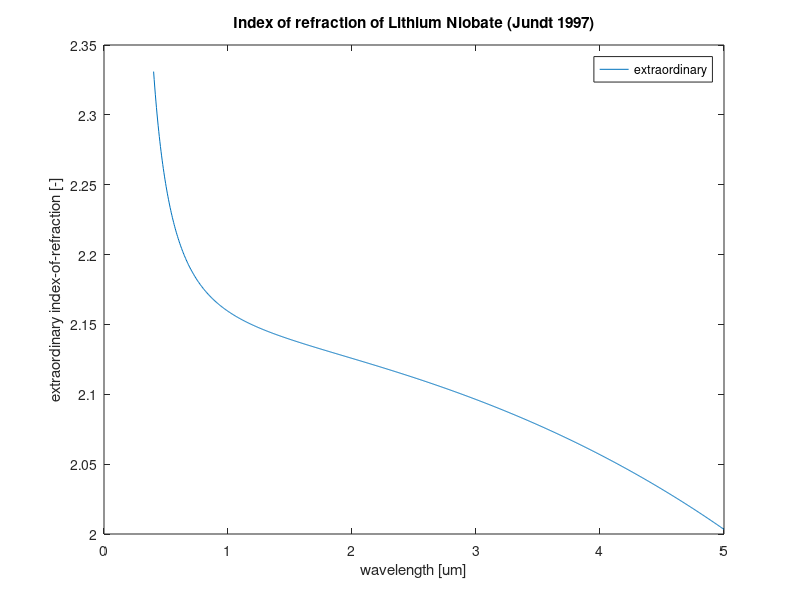
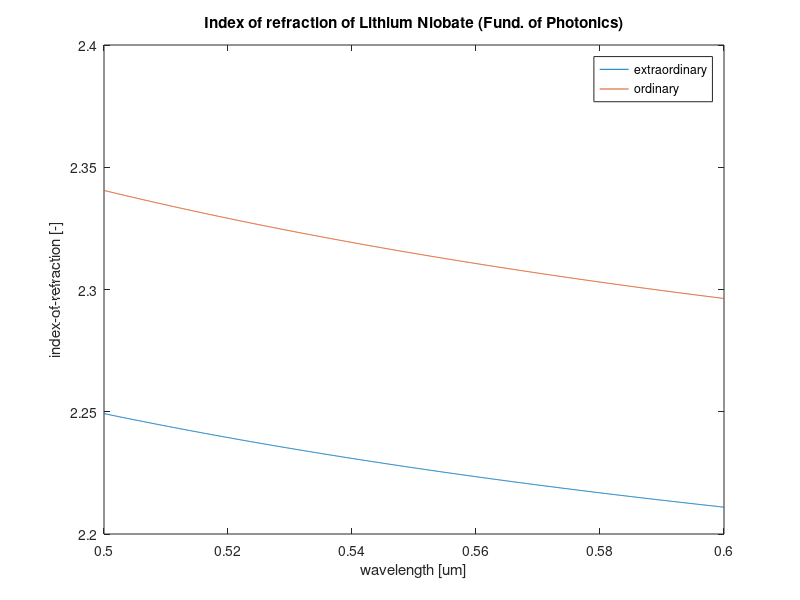
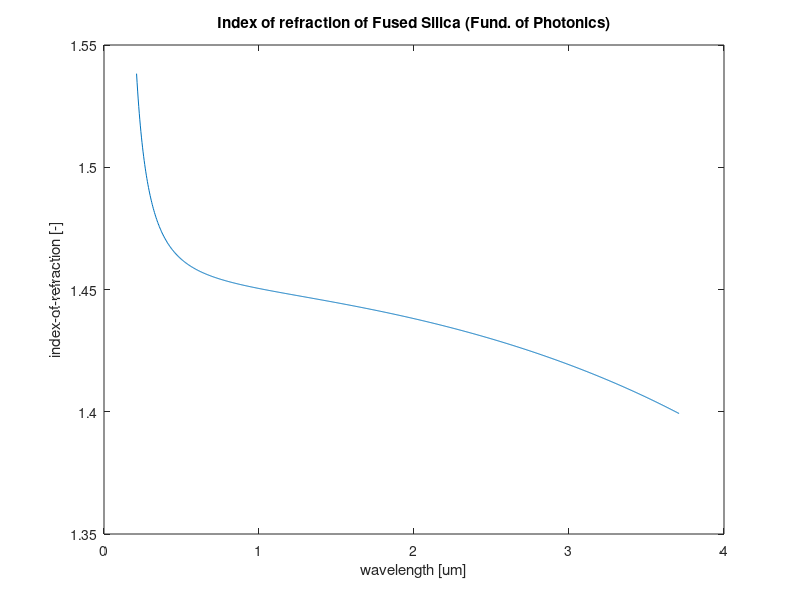
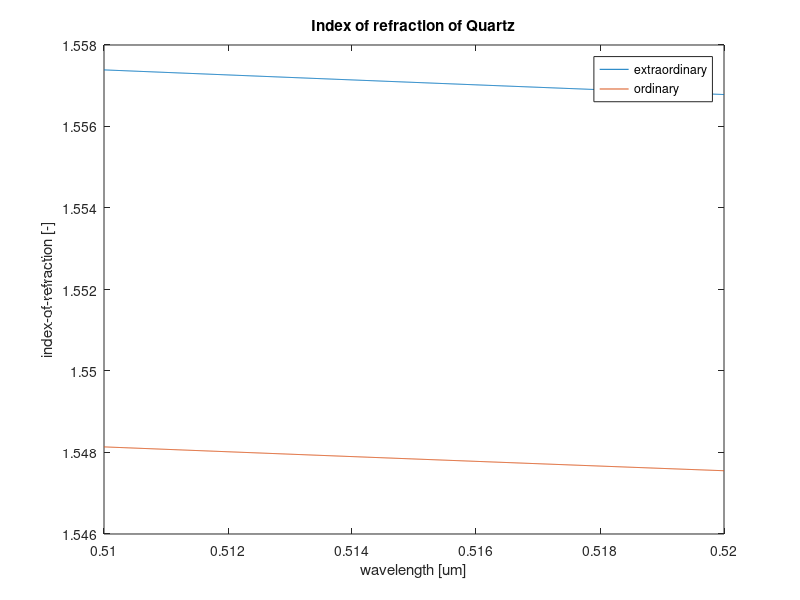

The MATLAB script that drew these images, in order:
%% Lithium Niobate (LiNbO_3)
% This equation is from Jundt, 15 October 1997

f = @(T) (T-24.5)/(T+570.82);

a1 = 5.35583;
a2 = 0.100473;
a3 = 0.20692;
a4 = 100;
a5 = 11.34927;
a6 = 1.5334e-2;
b1 = 4.629e-7;
b2 = 3.862e-8;
b3 = -0.89e-8;
b4 = 2.657e-5;

% this is accurate between T = [20,250] deg C, and lambda = [.4,5] um
ne = @(l,T) sqrt(a1 + b1*f(T) + (a2+b2*f(T))./((l).^2-(a3+b3*f(T)).^2) + ...
    (a4+b4*f(T))./((l).^2-a5^2) - a6*(l).^2);
% note: temperature dependence is extremely small

% example figure
lambda = linspace(.400,5.000,1000);
figure; plot(lambda,ne(lambda,20));
xlabel('wavelength [um]');
ylabel('extraordinary index-of-refraction [-]');
title('Index of refraction of Lithium Niobate (Jundt 1997)');
legend('extraordinary');

%% Lithium Niobate (LiNbO_3)
% This is from fundamentals of photonics 2e

% this is "valid" for lambda = [.4,3.1] um at room temperature
ne = @(l) sqrt(2.3247 + 2.2565*l.^2./(l.^2-0.210^2) + 14.503*l.^2./(l.^2-25.915^2));
no = @(l) sqrt(2.3920 + 2.5112*l.^2./(l.^2-0.217.^2) + 7.1333*l.^2/(l.^2-16.502.^2));

% lambda = linspace(.400,3.100,1000);
lambda = linspace(.500,0.600,1000);
figure; plot(lambda,ne(lambda),lambda,no(lambda));
xlabel('wavelength [um]');
ylabel('index-of-refraction [-]');
title('Index of refraction of Lithium Niobate (Fund. of Photonics)');
legend('extraordinary','ordinary');

%% Fused Silica
% This is from fundamentals of photonics 2e

% this is "valid" for lambda = [.21,3.71] um at room temperature
n = @(l) sqrt(1 + 0.6962*l.^2./(l.^2-0.06840^2) + 0.4079*l.^2./(l.^2-0.1162^2) + ...
    0.8975*l.^2./(l.^2-9.8962^2));
lambda = linspace(.210,3.710,1000);
figure; plot(lambda,n(lambda));
xlabel('wavelength [um]');
ylabel('index-of-refraction [-]');
title('Index of refraction of Fused Silica (Fund. of Photonics)');

%% Quartz 
% this is from a Melles Griot Appendix (it is a Laurent Series, not
% selleimeir) also note that the temperature is not specified, so I am
% assuming room temperature.

A0 = 2.3849; A1 = -1.259e-2; A2 = 1.079e-2; A3 = 1.6518e-4; 
A4 = -1.9471e-6; A5 = 9.36476e-8;
ne = @(l) sqrt(A0 + A1*l.^2 + A2./l.^2 + A3./l.^4 + A4./l.^6 + A5./l.^8);

A0 = 2.35728; A1 = -1.17e-2; A2 = 1.054e-2; A3 = 1.34143e-4; 
A4 = -4.45368e-7; A5 = 5.92362e-8;
no = @(l) sqrt(A0 + A1*l.^2 + A2./l.^2 + A3./l.^4 + A4./l.^6 + A5./l.^8);

lambda = linspace(.400,3.100,1000);
lambda = linspace(.510,0.520,1000);
figure; plot(lambda,ne(lambda),lambda,no(lambda));
xlabel('wavelength [um]');
ylabel('index-of-refraction [-]');
title('Index of refraction of Quartz');
legend('extraordinary','ordinary');